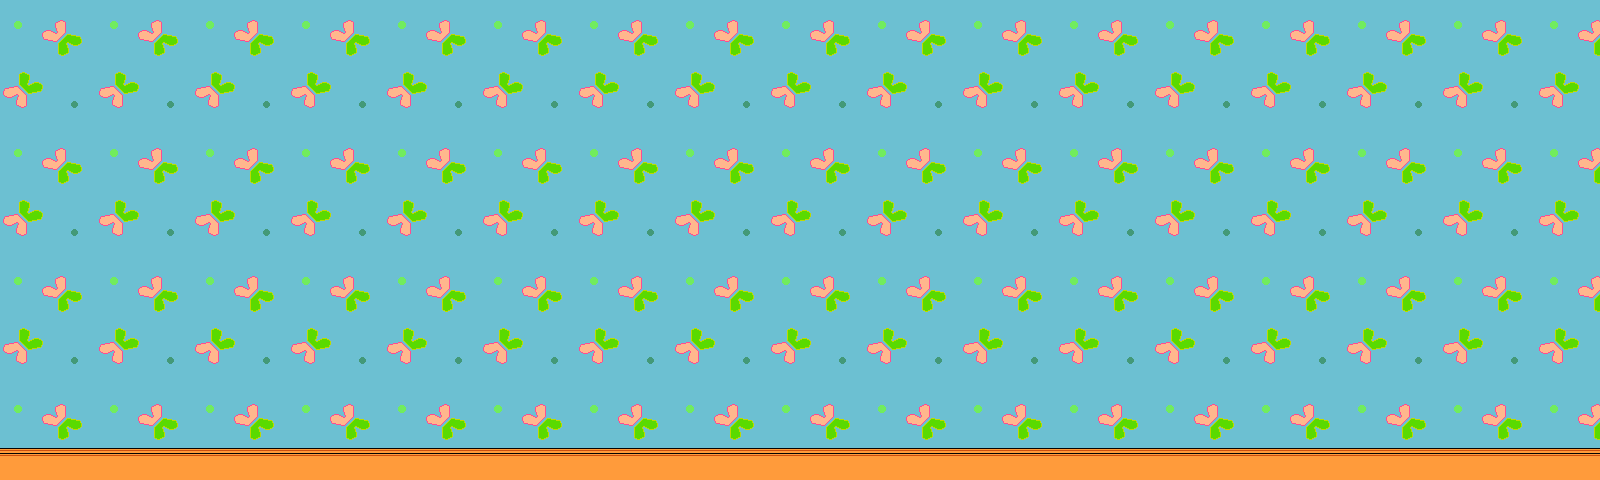

A level layout from a 2D game, rendered from its tile map. Below: a short description, then the map file with tile-grid data replaced by summaries:
An orthogonal 100x30 tile map with 16x16 px tiles, 2 tile layers (wall, shadow), 1 hidden layer not drawn and 22 objects (21x object, fixture).

<map version="1.0" orientation="orthogonal" renderorder="right-down" width="100" height="30" tilewidth="16" tileheight="16" nextobjectid="66">
 <properties>
  <property name="dlinamap" value="100" />
  <property name="startPlayX" value="48" />
  <property name="startPlayY" value="28" />
  <property name="unitScale" value="0.03125" />
  <property name="visotamap" value="30.0" />
 </properties>
 <tileset firstgid="1" name="maptiles" tilewidth="16" tileheight="16" spacing="2" margin="1">
  <image source="maptiles.png" trans="000000" width="576" height="576" />
 </tileset>
 <layer name="wall" width="100" height="30">
  <data>[3000 cells, 3000 non-empty, 50 distinct tile ids]</data>
 </layer>
 <layer name="mebel" width="100" height="30" visible="0">
  <data>[3000 cells, 1 non-empty, 1 distinct tile ids]</data>
 </layer>
 <layer name="shadow" width="100" height="30">
  <data>[3000 cells, 144 non-empty, 1 distinct tile ids]</data>
 </layer>
 <objectgroup name="box2d">
  <properties>
   <property name="body" value="environment" />
  </properties>
  <object id="1" name="environment" type="object" x="432" y="-16">
   <properties>
    <property name="userData" value="123123" />
   </properties>
   <polyline points="0,-64 0,544 1056,544 1056,-64 0,-64" />
  </object>
  <object id="2" name="flour" type="fixture" x="435" y="456" width="796" height="4">
   <properties>
    <property name="body" value="environment" />
    <property name="userData" value="YES_ON" />
   </properties>
  </object>
  <object id="3" name="book" type="object" x="544" y="64" width="64" height="64">
   <properties>
    <property name="body" value="environment" />
    <property name="bodyType" value="DynamicBody" />
    <property name="density" value="1" />
    <property name="userData" value="button_test01" />
   </properties>
  </object>
  <object id="9" name="book" type="object" x="672" y="64" width="64" height="64">
   <properties>
    <property name="body" value="environment" />
    <property name="bodyType" value="DynamicBody" />
    <property name="density" value="1" />
    <property name="userData" value="button_test02" />
   </properties>
  </object>
  <object id="13" name="book" type="object" x="800" y="64" width="64" height="64">
   <properties>
    <property name="body" value="environment" />
    <property name="bodyType" value="DynamicBody" />
    <property name="density" value="1" />
    <property name="userData" value="button_test03" />
   </properties>
  </object>
  <object id="17" name="book" type="object" x="928" y="64" width="64" height="64">
   <properties>
    <property name="body" value="environment" />
    <property name="bodyType" value="DynamicBody" />
    <property name="density" value="1" />
    <property name="userData" value="button_test04" />
   </properties>
  </object>
  <object id="21" name="book" type="object" x="1056" y="64" width="64" height="64">
   <properties>
    <property name="body" value="environment" />
    <property name="bodyType" value="DynamicBody" />
    <property name="density" value="1" />
    <property name="userData" value="button_test05" />
   </properties>
  </object>
  <object id="46" name="book" type="object" x="928" y="160" width="64" height="64">
   <properties>
    <property name="body" value="environment" />
    <property name="bodyType" value="DynamicBody" />
    <property name="density" value="1" />
    <property name="userData" value="button_test09" />
   </properties>
  </object>
  <object id="47" name="book" type="object" x="800" y="160" width="64" height="64">
   <properties>
    <property name="body" value="environment" />
    <property name="bodyType" value="DynamicBody" />
    <property name="density" value="1" />
    <property name="userData" value="button_test08" />
   </properties>
  </object>
  <object id="48" name="book" type="object" x="672" y="160" width="64" height="64">
   <properties>
    <property name="body" value="environment" />
    <property name="bodyType" value="DynamicBody" />
    <property name="density" value="1" />
    <property name="userData" value="button_test07" />
   </properties>
  </object>
  <object id="49" name="book" type="object" x="1056" y="160" width="64" height="64">
   <properties>
    <property name="body" value="environment" />
    <property name="bodyType" value="DynamicBody" />
    <property name="density" value="1" />
    <property name="userData" value="button_test10" />
   </properties>
  </object>
  <object id="50" name="book" type="object" x="544" y="160" width="64" height="64">
   <properties>
    <property name="body" value="environment" />
    <property name="bodyType" value="DynamicBody" />
    <property name="density" value="1" />
    <property name="userData" value="button_test06" />
   </properties>
  </object>
  <object id="51" name="book" type="object" x="928" y="256" width="64" height="64">
   <properties>
    <property name="body" value="environment" />
    <property name="bodyType" value="DynamicBody" />
    <property name="density" value="1" />
    <property name="userData" value="button_test14" />
   </properties>
  </object>
  <object id="52" name="book" type="object" x="800" y="256" width="64" height="64">
   <properties>
    <property name="body" value="environment" />
    <property name="bodyType" value="DynamicBody" />
    <property name="density" value="1" />
    <property name="userData" value="button_test13" />
   </properties>
  </object>
  <object id="53" name="book" type="object" x="672" y="256" width="64" height="64">
   <properties>
    <property name="body" value="environment" />
    <property name="bodyType" value="DynamicBody" />
    <property name="density" value="1" />
    <property name="userData" value="button_test12" />
   </properties>
  </object>
  <object id="54" name="book" type="object" x="1056" y="256" width="64" height="64">
   <properties>
    <property name="body" value="environment" />
    <property name="bodyType" value="DynamicBody" />
    <property name="density" value="1" />
    <property name="userData" value="button_test15" />
   </properties>
  </object>
  <object id="55" name="book" type="object" x="544" y="256" width="64" height="64">
   <properties>
    <property name="body" value="environment" />
    <property name="bodyType" value="DynamicBody" />
    <property name="density" value="1" />
    <property name="userData" value="button_test11" />
   </properties>
  </object>
  <object id="61" name="book" type="object" x="928" y="352" width="64" height="64">
   <properties>
    <property name="body" value="environment" />
    <property name="bodyType" value="DynamicBody" />
    <property name="density" value="1" />
    <property name="userData" value="button_test19" />
   </properties>
  </object>
  <object id="62" name="book" type="object" x="800" y="352" width="64" height="64">
   <properties>
    <property name="body" value="environment" />
    <property name="bodyType" value="DynamicBody" />
    <property name="density" value="1" />
    <property name="userData" value="button_test18" />
   </properties>
  </object>
  <object id="63" name="book" type="object" x="672" y="352" width="64" height="64">
   <properties>
    <property name="body" value="environment" />
    <property name="bodyType" value="DynamicBody" />
    <property name="density" value="1" />
    <property name="userData" value="button_test17" />
   </properties>
  </object>
  <object id="64" name="book" type="object" x="1056" y="352" width="64" height="64">
   <properties>
    <property name="body" value="environment" />
    <property name="bodyType" value="DynamicBody" />
    <property name="density" value="1" />
    <property name="userData" value="button_test20" />
   </properties>
  </object>
  </objectgroup>
</map>
<!-- 1 of 22 objects omitted -->
